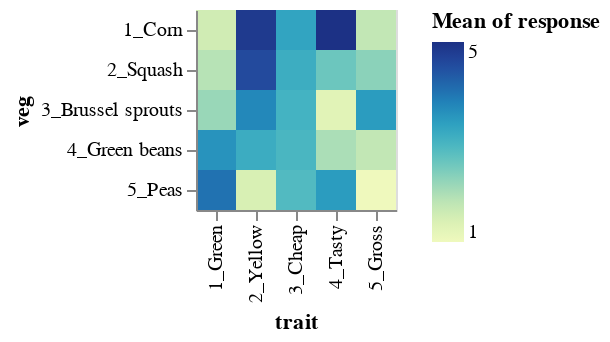

Notebook code cell kept with this figure:
### Markdown cell above
## Heatmap

A heatmap is a very compact visual representation of the data, very similar to the original table, where rectangles are colored by the values in each cell. *Note that `mark_rect()` makes a rectangle that will always fill the cell, which is perfect for making heatmaps. A `mark_square()` is a square which can have size variation.*

We're not really good at quantitatively comparing color values, though, so this isn't a great representation if you want people to accurately detect the numerical patterns. Also, note that Cheap values aren't distinguishable.

**Let's practice typing the specification!** 

Always start with `alt.Chart().mark_rect().encode()` and then fill in the DataFrame and encoding

```
alt.Chart(df).mark_rect().encode(
    x = 'trait',
    y = 'veg',
    color = 'mean(response)'
)
```

![goal veg heatmap](images/vegheatmap.png)

### Code cell
alt.Chart(df).mark_rect().encode(
    x = 'trait',
    y = 'veg',
    color = 'mean(response)'
)

### Figure 1 — Vega-Lite specification as saved in the notebook (floating-point values rounded to 4 significant figures; data arrays with more than 128 entries replaced by an {"elided": "..."} marker saying what was removed)
{"config": {"view": {"continuousWidth": 300, "continuousHeight": 300}}, "data": {"name": "data-07f93f6fab5f4d4715a804d075ffd351"}, "mark": {"type": "rect"}, "encoding": {"color": {"aggregate": "mean", "field": "response", "type": "quantitative"}, "x": {"field": "trait", "type": "nominal"}, "y": {"field": "veg", "type": "nominal"}}, "$schema": "https://vega.github.io/schema/vega-lite/v5.8.0.json", "datasets": {"data-07f93f6fab5f4d4715a804d075ffd351": {"elided": "1250 records"}}}
